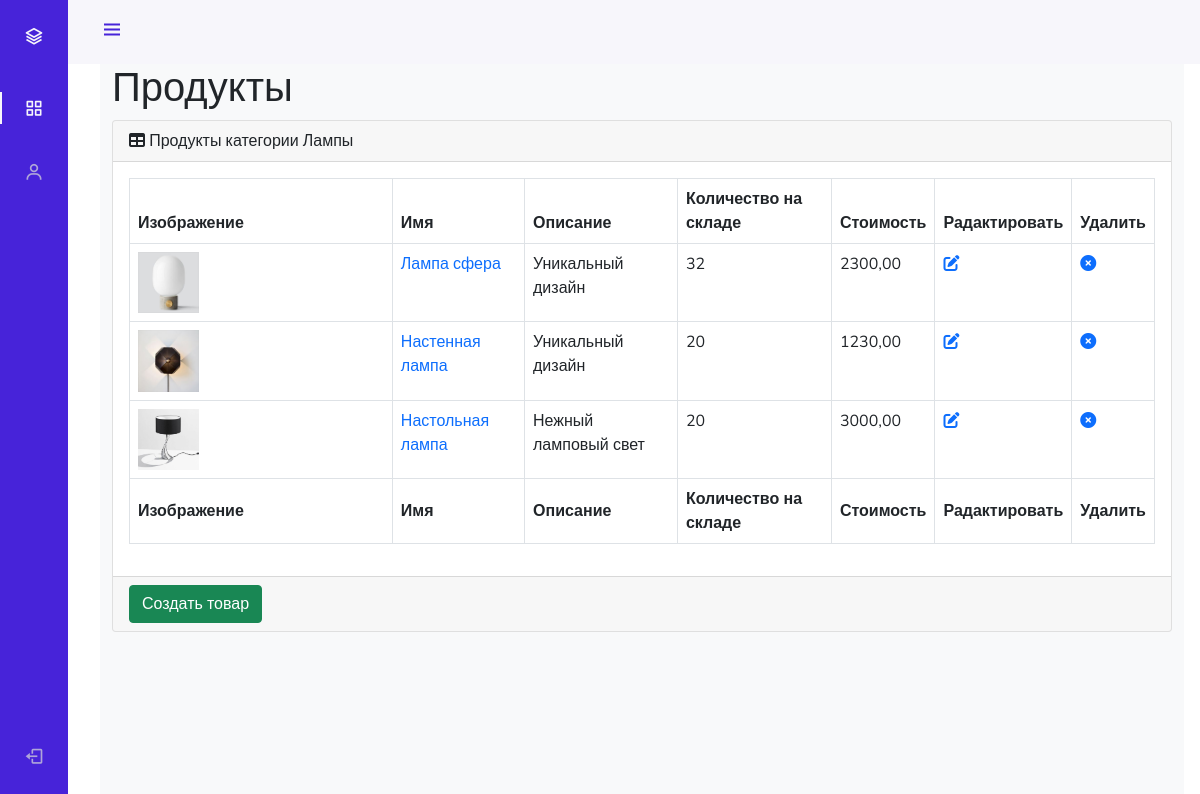
The app's page /admin_stuff/products/read/category/2/ (signed in) with its own data.
### mainapp/models.py (models this page shows, shortened)
class ProductCategory(models.Model):
    name = models.CharField(
        verbose_name='имя',
        max_length=64,
        unique=True
    )
    description = models.TextField(
        verbose_name='описание',
        blank=True
    )
    is_active = models.BooleanField(
        verbose_name='активна',
        default=True
    )

class Product(models.Model):
    category = models.ForeignKey(
        ProductCategory,
        on_delete=models.CASCADE
    )
    name = models.CharField(
        verbose_name='имя продукт',
        max_length=128
    )
    image = models.ImageField(
        upload_to='products_images',
        blank=True
    )
    short_desc = models.CharField(
        verbose_name='краткое описание',
        max_length=60,
        blank=True
    )
    description = models.TextField(
        verbose_name='описание',
        blank=True
    )
    price = models.DecimalField(
        verbose_name='цена',
        max_digits=8,
        decimal_places=2,
        default=0
    )
    quantity = models.PositiveIntegerField(
        verbose_name='количество на складе',
        default=0
    )
    is_active = models.BooleanField(
        verbose_name='активна',
        default=True
    )

### adminapp/views.py (the view)
# urls.py: path('products/read/category/<int:pk>/', adminapp.products, name='products'),
@user_passes_test(lambda u: u.is_superuser)
def products(request, pk):
    title = 'админка/продукты'
    category = get_object_or_404(ProductCategory, pk=pk)
    products_list = Product.objects.filter(category__pk=pk).order_by('name')
    context = {
        'title': title,
        'category': category,
        'objects': products_list
    }
    return render(request, 'adminapp/products.html', context)

### mainapp/context_processors.py (called while the page is built)
def basket(request):
    print(f'context processor basket works')
    basket = []
    if request.user.is_authenticated:
        basket = Basket.objects.filter(user=request.user)
    return {
        'basket': basket,
    }

### adminapp/templates/adminapp/products.html
{% extends 'adminapp/base.html' %}
{% load static %}
{% block content %}
<main>
    <div class="container-fluid">
        <h1 class="mt-4">Продукты</h1>
        <div class="card mb-4">
            <div class="card-header">
                <i class="fas fa-table mr-1"></i>
                Продукты категории {{ category.name }}
            </div>
            <div class="card-body">
                <div class="table-responsive">
                    <table class="table table-bordered" id="dataTable" width="100%" cellspacing="0">
                        <thead>
                        <tr>
                            <th>Изображение</th>
                            <th>Имя</th>
                            <th>Описание</th>
                            <th>Количество на складе</th>
                            <th>Стоимость</th>
                            <th>Радактировать</th>
                            <th>Удалить</th>
                        </tr>
                        </thead>
                        <tfoot>
                        <tr>
                            <th>Изображение</th>
                            <th>Имя</th>
                            <th>Описание</th>
                            <th>Количество на складе</th>
                            <th>Стоимость</th>
                            <th>Радактировать</th>
                            <th>Удалить</th>
                        </tr>
                        </tfoot>
                        <tbody>
                        {% for item in objects %}
                            <tr {% if not item.is_active %} style="opacity: 0.5; text-decoration: line-through;" {% endif %}>
                                <td><img src="/media/{{ item.image }}" class="w-25"></td>
                                <td><a href="{% url 'admin_stuff:product_read' pk=item.pk %}">{{ item.name }}</a></td>
                                <td>{{ item.short_desc }}</td>
                                <td>{{ item.quantity }}</td>
                                <td>{{ item.price }}</td>
                                <td>
                                    <a {% if not item.is_active %} class="invisible" {% endif %} href="{% url 'admin_stuff:product_update' pk=item.id %}">
                                        <i class="fa fa-edit"></i>
                                    </a>
                                </td>
                                <td>
                                    <a {% if not item.is_active %} class="invisible" {% endif %} href="{% url 'admin_stuff:product_delete' pk=item.id %}">
                                        <i class="fa fa-times-circle"></i>
                                    </a>
                                </td>
                            </tr>
                        {% endfor %}
                        </tbody>
                    </table>
                </div>
            </div>
            <div class="card-footer">
                <a href="{% url 'admin_stuff:product_create' pk=category.pk %}">
                    <button class="btn btn-success">Создать товар</button>
                </a>
            </div>
        </div>
    </div>
</main>
{% endblock %}

### adminapp/static/adminapp/css/style.css (style rules this page uses)
:root { --header-height: 3rem; --nav-width: 68px; --first-color: #4723D9; --first-color-light: #AFA5D9; --white-color: #F7F6FB; --body-font: 'Nunito', sans-serif; --normal-font-size: 1rem; --z-fixed: 100 }
body { position: relative; margin: var(--header-height) 0 0 0; padding: 0 1rem; font-family: var(--body-font); font-size: var(--normal-font-size); transition: .5s }
a { text-decoration: none }
@media screen and (min-width: 768px) { body { margin: calc(var(--header-height) + 1rem) 0 0 0; padding-left: calc(var(--nav-width) + 2rem) } }

### records on screen
ProductCategory: name "Лампы"
Product: image (picture), name "Лампа сфера", short_desc "Уникальный дизайн", quantity "32", price "2300,00"
Product: image (picture), name "Настенная лампа", short_desc "Уникальный дизайн", quantity "20", price "1230,00"
Product: image (picture), name "Настольная лампа", short_desc "Нежный ламповый свет", quantity "20", price "3000,00"
